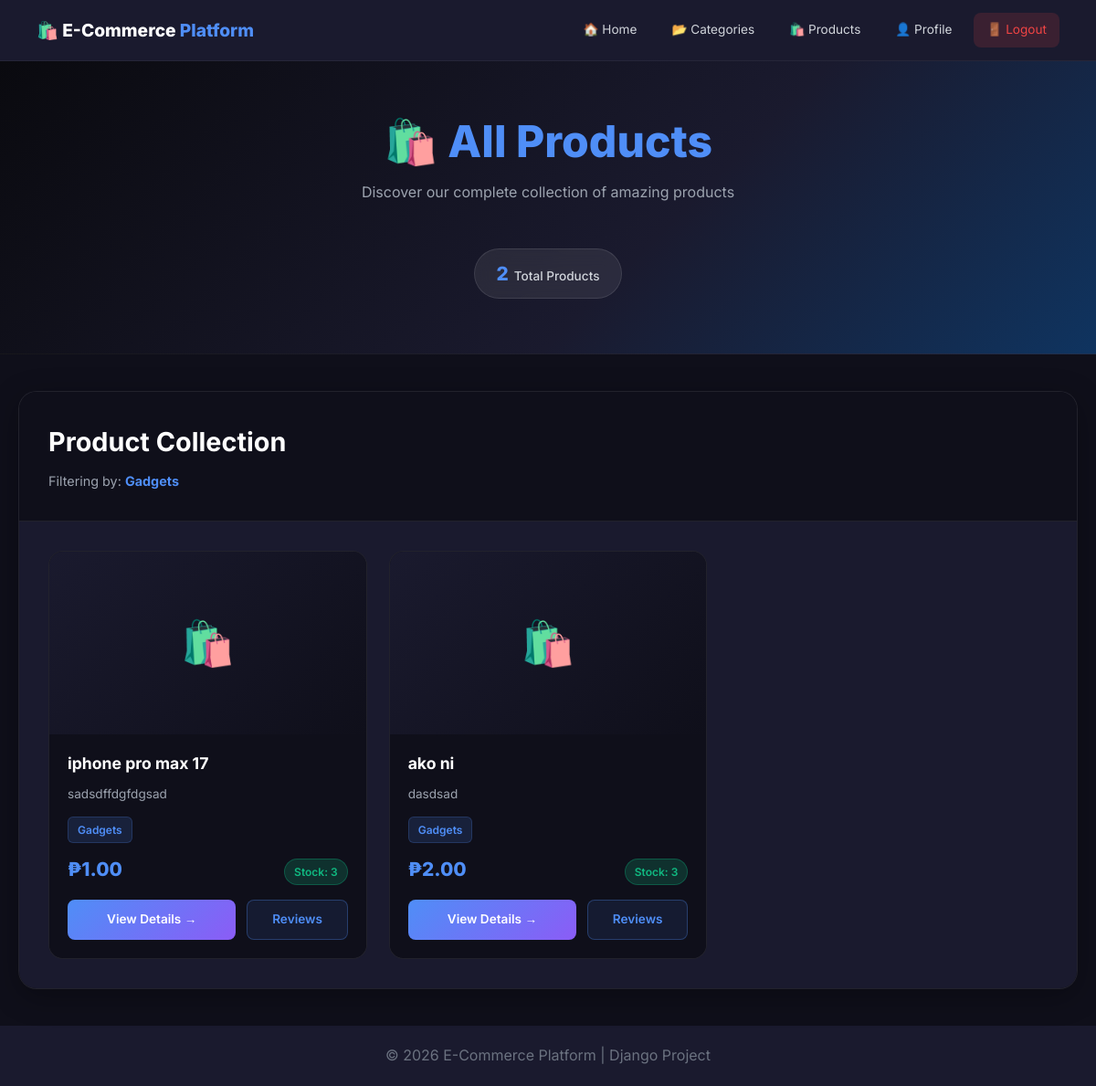
Screenshot of /products/category/1/ (signed in) with the database file from the repository.
### categories/models.py (models this page shows, shortened)
class Category(models.Model):
    category_id = models.AutoField(primary_key=True)
    name = models.CharField(max_length=100, unique=True)
    description = models.TextField(blank=True, null=True)
    class Meta:
        verbose_name_plural = "Categories"

### products/models.py (models this page shows, shortened)
class Product(models.Model):
    product_id = models.AutoField(primary_key=True)
    name = models.CharField(max_length=200)
    description = models.TextField()
    price = models.DecimalField(max_digits=10, decimal_places=2)
    stock_qty = models.IntegerField()
    category = models.ForeignKey(Category, on_delete=models.CASCADE, related_name='products')
    vendor = models.ForeignKey(Vendor, on_delete=models.CASCADE, related_name='products')

### products/views.py (the view)
# urls.py: path('category/<int:category_id>/', views.products_by_category, name='products_by_category'),
@login_required
def products_by_category(request, category_id):
    category = get_object_or_404(Category, pk=category_id)
    products = category.products.all()
    return render(request, 'products/product_list.html', {'products': products, 'category': category})

### templates/products/product_list.html (shortened to what this page needs)
{% extends 'base.html' %}
{% block content %}
<section class="hero">
    <h1>🛍️ <span>All Products</span></h1>
    <p>Discover our complete collection of amazing products</p>
    <div class="stats-indicators">
        <div class="stat-indicator">
            <span class="stat-indicator-number">{{ products.count }}</span>
            <span class="stat-indicator-label">Total Products</span>
        </div>
    </div>
</section>
<div class="products-section">
    <div class="products-container">
        <div class="products-header">
            <div class="header-left">
                <h2>Product Collection</h2>
                {% if category %}
                    <p class="category-filter">Filtering by: <strong>{{ category.name }}</strong></p>
                {% else %}
                    <p>Browse all items available in our store</p>
                {% endif %}
            </div>
        </div>
        <div class="product-grid">
            {% for product in products %}
                <div class="product-card">
                    {% if product.image %}
                        <div class="product-image">
                            <img src="{{ product.image.url }}" alt="{{ product.name }}">
                        </div>
                    {% else %}
                        <div class="product-image placeholder">
                            <span>🛍️</span>
                        </div>
                    {% endif %}
                    <div class="product-info">
                        <h3 class="product-name">{{ product.name }}</h3>
                        <p class="product-desc">{{ product.description|truncatewords:15 }}</p>
                        <div class="product-category">
                            <span class="category-badge">{{ product.category.name }}</span>
                        </div>
                        <div class="product-meta">
                            <span class="product-price">₱{{ product.price }}</span>
                            <span class="product-stock {% if product.stock_qty <= 0 %}out-of-stock{% else %}in-stock{% endif %}">
                                {% if product.stock_qty > 0 %}Stock: {{ product.stock_qty }}{% else %}Out of Stock{% endif %}
                            </span>
                        </div>
                        <div class="product-actions">
                            <a href="{% url 'products:product_detail' product.product_id %}" class="btn-primary-small">View Details →</a>
                            <a href="{% url 'reviews:product_reviews' product.product_id %}" class="btn-secondary-small">Reviews</a>
                        </div>
                    </div>
                </div>
            {% empty %}
                <div class="empty-state">
                    <span class="empty-icon">📭</span>
                    <p>No products available. Please add some products.</p>
                    <a href="{% url 'products:add_product' %}" class="btn-primary-action" style="margin-top: 20px; display: inline-block;">+ Add Product →</a>
                </div>
            {% endfor %}
        </div>
    </div>
</div>
{% endblock %}

### templates/base.html (style rules this page uses)
*, *::before, *::after { margin: 0; padding: 0; box-sizing: border-box; }
body { font-family: 'Inter', sans-serif; background: #0f0f1a; color: #e5e7eb; min-height: 100vh; line-height: 1.6; }

### templates/products/product_list.html (style rules this page uses)
html, body { background: #0f0f1a !important; margin: 0; padding: 0; }
body, .container, .main, main, .content, [class*="container"], [class*="wrapper"], [class*="content"] { background: #0f0f1a !important; }
.hero { background: linear-gradient(135deg, #0a0a0f 0%, #1a1a2e 60%, #0f3460 100%); color: #fff; padding: 60px 40px; text-align: center; border-bottom: 1px solid rgba(255,255,255,0.05); position: relative; z-index: 1; }
.hero h1 { font-size: 3rem; font-weight: 800; margin-bottom: 16px; line-height: 1.15; color: #fff; }
.hero h1 span { color: #4f8ef7; }
.hero p { font-size: 1rem; color: #9ca3af; max-width: 560px; margin: 0 auto 24px; }
.stats-indicators { display: flex; justify-content: center; align-items: center; gap: 12px; margin: 24px auto 0; padding: 10px 24px; background: rgba(255, 255, 255, 0.08); border-radius: 50px; display: inline-flex; backdrop-filter: blur(10px); border: 1px solid rgba(255,255,255,0.1); }
.stat-indicator { display: flex; align-items: baseline; gap: 6px; }
.stat-indicator-number { font-size: 1.3rem; font-weight: 800; color: #4f8ef7; }
.stat-indicator-label { font-size: 0.85rem; color: #d1d5db; font-weight: 500; }
.products-section { max-width: 1200px; margin: 40px auto; padding: 0 20px; position: relative; z-index: 1; }
.products-container { background: #1a1a2e; border-radius: 20px; box-shadow: 0 8px 32px rgba(0,0,0,0.3); overflow: hidden; border: 1px solid rgba(255,255,255,0.08); }
.products-header { background: #0f0f1a; padding: 32px; border-bottom: 1px solid rgba(255,255,255,0.08); display: flex; justify-content: space-between; align-items: center; flex-wrap: wrap; gap: 20px; }
.header-left h2 { color: #fff; font-size: 1.8rem; font-weight: 700; margin-bottom: 8px; }
.header-left p { color: #9ca3af; font-size: 0.9rem; }
.category-filter { margin-top: 4px; }
.category-filter strong { color: #4f8ef7; }
.product-grid { display: grid; grid-template-columns: repeat(auto-fill, minmax(320px, 1fr)); gap: 24px; padding: 32px; background: #1a1a2e; }
.product-card { background: #0f0f1a; border-radius: 16px; overflow: hidden; transition: all 0.3s ease; border: 1px solid rgba(255,255,255,0.08); display: flex; flex-direction: column; }
.product-image { height: 200px; background: #0a0a0f; display: flex; align-items: center; justify-content: center; overflow: hidden; }
.product-image.placeholder { font-size: 3rem; background: linear-gradient(135deg, #1a1a2e, #0f0f1a); }
.product-info { padding: 20px; flex: 1; display: flex; flex-direction: column; background: #0f0f1a; }
.product-name { color: #fff; font-size: 1.1rem; font-weight: 700; margin-bottom: 10px; line-height: 1.4; }
.product-desc { color: #9ca3af; font-size: 0.85rem; line-height: 1.5; margin-bottom: 15px; flex: 1; }
.product-category { margin-bottom: 12px; }
.category-badge { display: inline-block; padding: 4px 10px; background: rgba(79, 142, 247, 0.15); color: #4f8ef7; border-radius: 6px; font-size: 0.75rem; font-weight: 600; border: 1px solid rgba(79, 142, 247, 0.2); }
.product-meta { display: flex; justify-content: space-between; align-items: baseline; margin-bottom: 16px; flex-wrap: wrap; gap: 8px; }
.product-price { font-size: 1.3rem; font-weight: 800; color: #4f8ef7; }
.product-stock { font-size: 0.75rem; font-weight: 600; padding: 4px 10px; border-radius: 20px; }
.product-stock.in-stock { background: rgba(16, 185, 129, 0.2); color: #10b981; border: 1px solid rgba(16, 185, 129, 0.3); }
.product-actions { display: flex; gap: 12px; margin-top: auto; }
.btn-primary-small { flex: 1; display: inline-flex; align-items: center; justify-content: center; gap: 6px; padding: 10px 16px; background: linear-gradient(135deg, #4f8ef7, #8b5cf6); color: #fff; text-decoration: none; border-radius: 8px; font-weight: 600; font-size: 0.85rem; transition: all 0.2s; text-align: center; }
.btn-secondary-small { flex: 0.5; display: inline-flex; align-items: center; justify-content: center; gap: 6px; padding: 10px 16px; background: rgba(79, 142, 247, 0.1); color: #4f8ef7; text-decoration: none; border-radius: 8px; font-weight: 600; font-size: 0.85rem; transition: all 0.2s; border: 1px solid rgba(79, 142, 247, 0.3); text-align: center; }

### rows the page displays
Category: count "2", name "Gadgets"
Product: name "iphone pro max 17", description "sadsdffdgfdgsad", category.name "Gadgets", price "1.00", stock_qty "3"
Product: name "ako ni", description "dasdsad", category.name "Gadgets", price "2.00", stock_qty "3"
